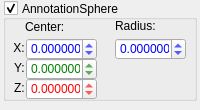
<?xml version="1.0" encoding="UTF-8"?>
<ui version="4.0">
 <class>propAnnotationSphere</class>
 <widget class="QWidget" name="propAnnotationSphere">
  <property name="geometry">
   <rect>
    <x>0</x>
    <y>0</y>
    <width>200</width>
    <height>110</height>
   </rect>
  </property>
  <property name="minimumSize">
   <size>
    <width>200</width>
    <height>110</height>
   </size>
  </property>
  <property name="maximumSize">
   <size>
    <width>16777215</width>
    <height>110</height>
   </size>
  </property>
  <property name="windowTitle">
   <string>Form</string>
  </property>
  <property name="styleSheet">
   <string notr="true"/>
  </property>
  <widget class="QGroupBox" name="annotationSphere">
   <property name="geometry">
    <rect>
     <x>3</x>
     <y>0</y>
     <width>194</width>
     <height>101</height>
    </rect>
   </property>
   <property name="sizePolicy">
    <sizepolicy hsizetype="Fixed" vsizetype="Expanding">
     <horstretch>0</horstretch>
     <verstretch>5</verstretch>
    </sizepolicy>
   </property>
   <property name="autoFillBackground">
    <bool>false</bool>
   </property>
   <property name="title">
    <string>AnnotationSphere</string>
   </property>
   <property name="alignment">
    <set>Qt::AlignLeading|Qt::AlignLeft|Qt::AlignVCenter</set>
   </property>
   <property name="flat">
    <bool>false</bool>
   </property>
   <property name="checkable">
    <bool>true</bool>
   </property>
   <layout class="QVBoxLayout" name="verticalLayout" stretch="0">
    <property name="spacing">
     <number>0</number>
    </property>
    <property name="sizeConstraint">
     <enum>QLayout::SetDefaultConstraint</enum>
    </property>
    <property name="leftMargin">
     <number>0</number>
    </property>
    <property name="topMargin">
     <number>0</number>
    </property>
    <property name="rightMargin">
     <number>0</number>
    </property>
    <property name="bottomMargin">
     <number>0</number>
    </property>
    <item>
     <widget class="QWidget" name="content" native="true">
      <property name="sizePolicy">
       <sizepolicy hsizetype="Fixed" vsizetype="Fixed">
        <horstretch>0</horstretch>
        <verstretch>0</verstretch>
       </sizepolicy>
      </property>
      <property name="minimumSize">
       <size>
        <width>190</width>
        <height>100</height>
       </size>
      </property>
      <widget class="QDoubleSpinBox" name="ctrY">
       <property name="geometry">
        <rect>
         <x>20</x>
         <y>38</y>
         <width>71</width>
         <height>22</height>
        </rect>
       </property>
       <property name="styleSheet">
        <string notr="true">color: rgb(0, 127, 0);</string>
       </property>
       <property name="decimals">
        <number>6</number>
       </property>
       <property name="minimum">
        <double>-999999999.000000000000000</double>
       </property>
       <property name="maximum">
        <double>999999999.000000000000000</double>
       </property>
       <property name="singleStep">
        <double>0.100000000000000</double>
       </property>
      </widget>
      <widget class="QLabel" name="cxLabel">
       <property name="geometry">
        <rect>
         <x>1</x>
         <y>18</y>
         <width>21</width>
         <height>20</height>
        </rect>
       </property>
       <property name="text">
        <string>X: </string>
       </property>
       <property name="alignment">
        <set>Qt::AlignRight|Qt::AlignTrailing|Qt::AlignVCenter</set>
       </property>
      </widget>
      <widget class="QLabel" name="cyLabel">
       <property name="geometry">
        <rect>
         <x>2</x>
         <y>38</y>
         <width>20</width>
         <height>20</height>
        </rect>
       </property>
       <property name="text">
        <string>Y: </string>
       </property>
       <property name="alignment">
        <set>Qt::AlignRight|Qt::AlignTrailing|Qt::AlignVCenter</set>
       </property>
      </widget>
      <widget class="QLabel" name="czLabel">
       <property name="geometry">
        <rect>
         <x>1</x>
         <y>58</y>
         <width>21</width>
         <height>20</height>
        </rect>
       </property>
       <property name="text">
        <string>Z: </string>
       </property>
       <property name="alignment">
        <set>Qt::AlignRight|Qt::AlignTrailing|Qt::AlignVCenter</set>
       </property>
      </widget>
      <widget class="QDoubleSpinBox" name="ctrX">
       <property name="geometry">
        <rect>
         <x>20</x>
         <y>18</y>
         <width>71</width>
         <height>22</height>
        </rect>
       </property>
       <property name="styleSheet">
        <string notr="true">color: rgb(0, 0, 255);</string>
       </property>
       <property name="decimals">
        <number>6</number>
       </property>
       <property name="minimum">
        <double>-999999999.000000000000000</double>
       </property>
       <property name="maximum">
        <double>999999999.000000000000000</double>
       </property>
       <property name="singleStep">
        <double>0.100000000000000</double>
       </property>
      </widget>
      <widget class="QLabel" name="rLabel">
       <property name="geometry">
        <rect>
         <x>109</x>
         <y>-2</y>
         <width>71</width>
         <height>16</height>
        </rect>
       </property>
       <property name="text">
        <string>Radius:</string>
       </property>
      </widget>
      <widget class="QLabel" name="cLabel">
       <property name="geometry">
        <rect>
         <x>19</x>
         <y>0</y>
         <width>47</width>
         <height>13</height>
        </rect>
       </property>
       <property name="text">
        <string>Center:</string>
       </property>
      </widget>
      <widget class="QDoubleSpinBox" name="radius">
       <property name="geometry">
        <rect>
         <x>109</x>
         <y>18</y>
         <width>71</width>
         <height>22</height>
        </rect>
       </property>
       <property name="styleSheet">
        <string notr="true">color: rgb(0, 0, 255);</string>
       </property>
       <property name="decimals">
        <number>6</number>
       </property>
       <property name="minimum">
        <double>-999999999.000000000000000</double>
       </property>
       <property name="maximum">
        <double>999999999.000000000000000</double>
       </property>
       <property name="singleStep">
        <double>0.100000000000000</double>
       </property>
      </widget>
      <widget class="QDoubleSpinBox" name="ctrZ">
       <property name="geometry">
        <rect>
         <x>20</x>
         <y>58</y>
         <width>71</width>
         <height>22</height>
        </rect>
       </property>
       <property name="styleSheet">
        <string notr="true">color: rgb(255, 0, 0);</string>
       </property>
       <property name="decimals">
        <number>6</number>
       </property>
       <property name="minimum">
        <double>-999999999.000000000000000</double>
       </property>
       <property name="maximum">
        <double>999999999.000000000000000</double>
       </property>
       <property name="singleStep">
        <double>0.100000000000000</double>
       </property>
      </widget>
     </widget>
    </item>
   </layout>
  </widget>
 </widget>
 <resources/>
 <connections>
  <connection>
   <sender>ctrX</sender>
   <signal>valueChanged(double)</signal>
   <receiver>propAnnotationSphere</receiver>
   <slot>changedCtrX(double)</slot>
   <hints>
    <hint type="sourcelabel">
     <x>61</x>
     <y>295</y>
    </hint>
    <hint type="destinationlabel">
     <x>99</x>
     <y>194</y>
    </hint>
   </hints>
  </connection>
  <connection>
   <sender>ctrY</sender>
   <signal>valueChanged(double)</signal>
   <receiver>propAnnotationSphere</receiver>
   <slot>changedCtrY(double)</slot>
   <hints>
    <hint type="sourcelabel">
     <x>61</x>
     <y>315</y>
    </hint>
    <hint type="destinationlabel">
     <x>99</x>
     <y>194</y>
    </hint>
   </hints>
  </connection>
  <connection>
   <sender>ctrZ</sender>
   <signal>valueChanged(double)</signal>
   <receiver>propAnnotationSphere</receiver>
   <slot>changedCtrZ(double)</slot>
   <hints>
    <hint type="sourcelabel">
     <x>61</x>
     <y>335</y>
    </hint>
    <hint type="destinationlabel">
     <x>99</x>
     <y>194</y>
    </hint>
   </hints>
  </connection>
  <connection>
   <sender>radius</sender>
   <signal>valueChanged(double)</signal>
   <receiver>propAnnotationSphere</receiver>
   <slot>changedRadius(double)</slot>
   <hints>
    <hint type="sourcelabel">
     <x>150</x>
     <y>295</y>
    </hint>
    <hint type="destinationlabel">
     <x>99</x>
     <y>194</y>
    </hint>
   </hints>
  </connection>
  <connection>
   <sender>annotationSphere</sender>
   <signal>toggled(bool)</signal>
   <receiver>content</receiver>
   <slot>setVisible(bool)</slot>
   <hints>
    <hint type="sourcelabel">
     <x>99</x>
     <y>54</y>
    </hint>
    <hint type="destinationlabel">
     <x>97</x>
     <y>59</y>
    </hint>
   </hints>
  </connection>
 </connections>
 <slots>
  <slot>changedCtrX(double)</slot>
  <slot>changedCtrY(double)</slot>
  <slot>changedCtrZ(double)</slot>
  <slot>changedRadius(double)</slot>
 </slots>
</ui>
